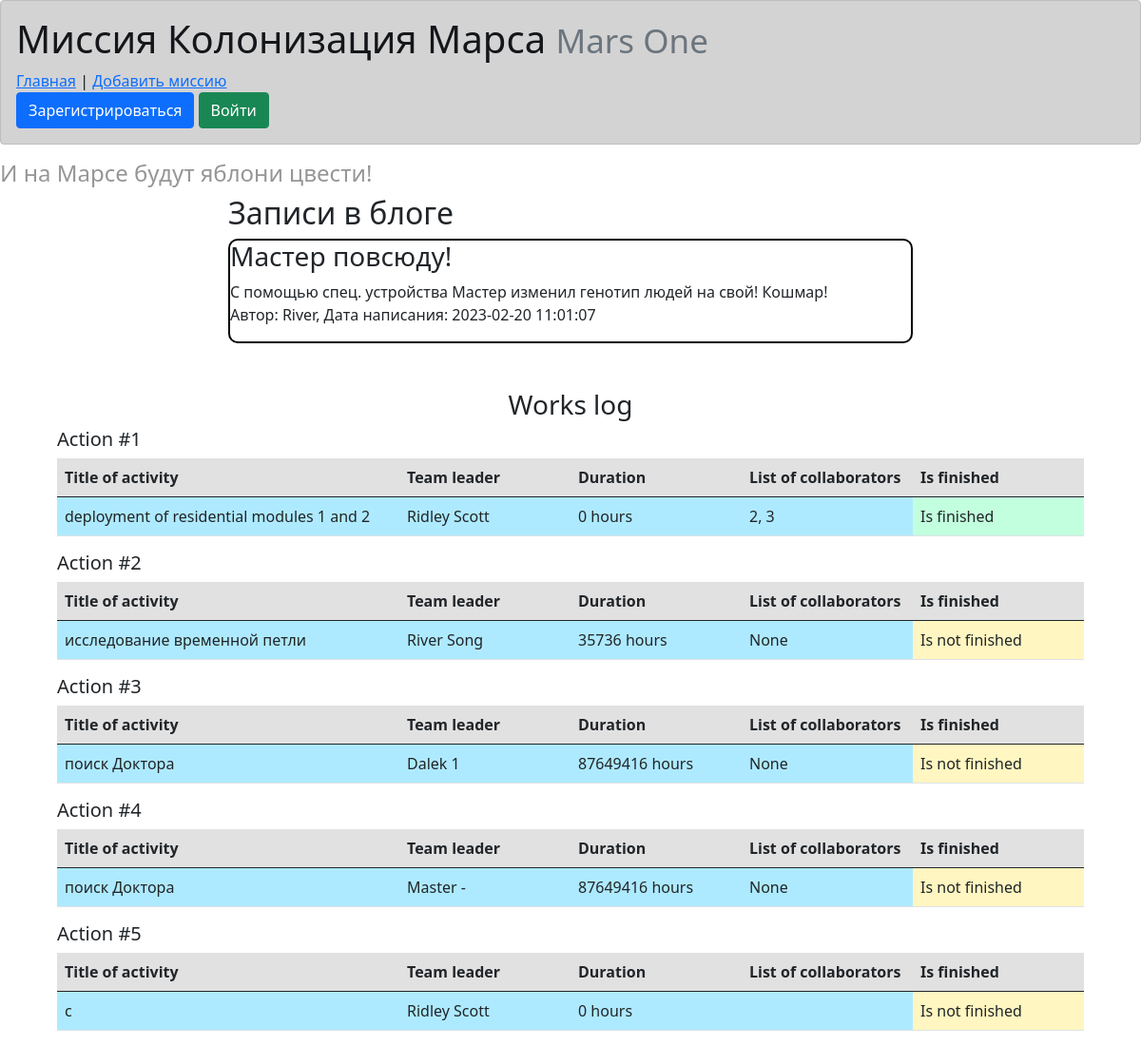
The page /index on the database as committed earlier.
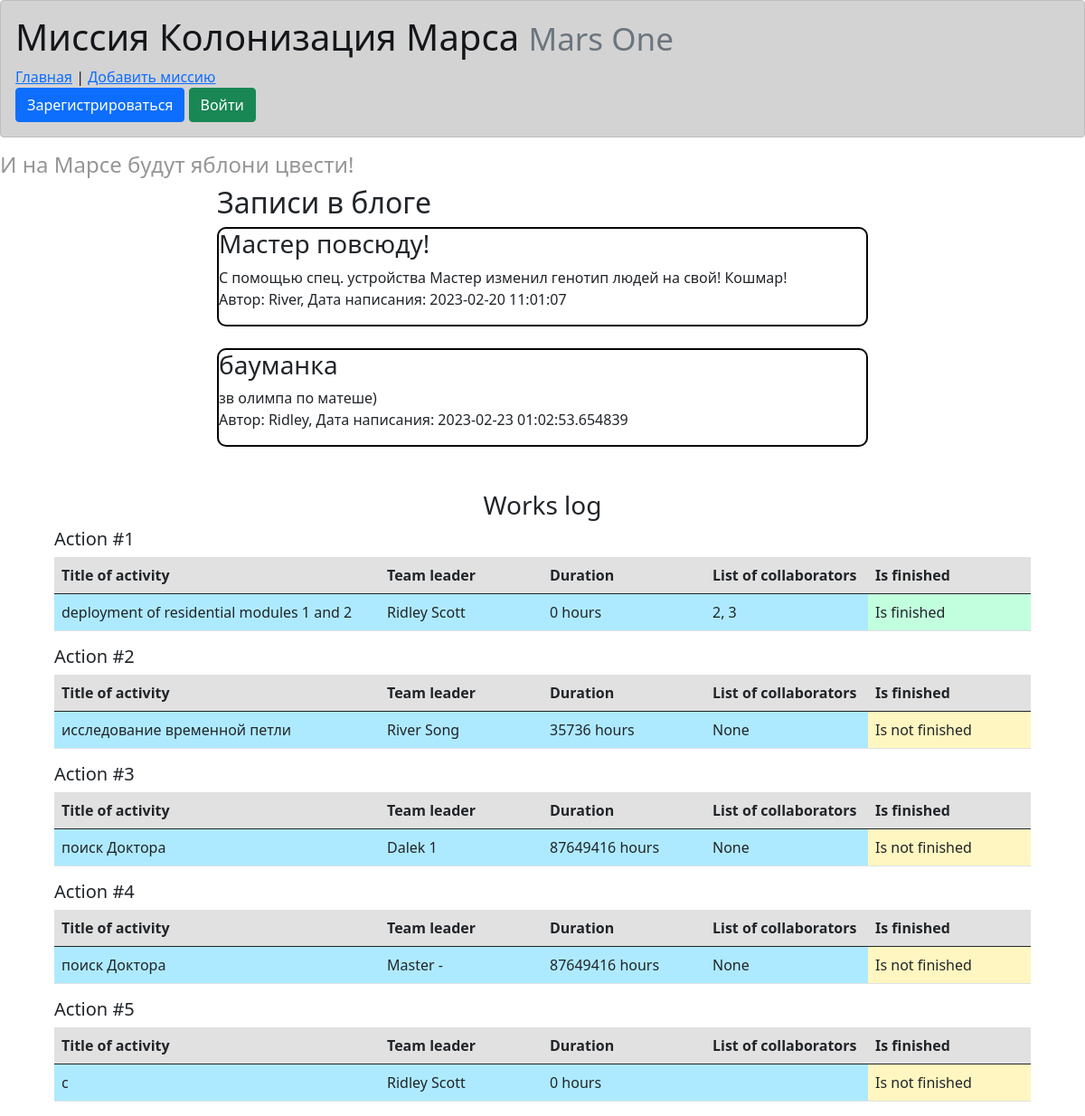
The same page on the database as committed later.
### data/news.py (models this page shows)
class News(SqlAlchemyBase):
    __tablename__ = 'news'
    id = sqlalchemy.Column(sqlalchemy.Integer,
                           primary_key=True, autoincrement=True)
    title = sqlalchemy.Column(sqlalchemy.String, nullable=True)
    content = sqlalchemy.Column(sqlalchemy.String, nullable=True)
    created_date = sqlalchemy.Column(sqlalchemy.DateTime,
                                     default=datetime.datetime.now)
    is_private = sqlalchemy.Column(sqlalchemy.Boolean, default=True)
    user_id = sqlalchemy.Column(sqlalchemy.Integer,
                                sqlalchemy.ForeignKey("users.id"))
    user = orm.relationship('User')
    categories = orm.relationship("Category",
                                  secondary="association",
                                  backref="news")

### data/users.py (models this page shows, shortened)
class User(SqlAlchemyBase, UserMixin):
    __tablename__ = 'users'
    id = sqlalchemy.Column(sqlalchemy.Integer, primary_key=True, autoincrement=True)
    surname = sqlalchemy.Column(sqlalchemy.String, nullable=True)
    name = sqlalchemy.Column(sqlalchemy.String, nullable=True)
    age = sqlalchemy.Column(sqlalchemy.Integer, nullable=True)
    position = sqlalchemy.Column(sqlalchemy.String, nullable=True)
    speciality = sqlalchemy.Column(sqlalchemy.String, nullable=True)
    address = sqlalchemy.Column(sqlalchemy.String, nullable=True)
    email = sqlalchemy.Column(sqlalchemy.String, nullable=False, unique=True, index=True)
    hashed_password = sqlalchemy.Column(sqlalchemy.String, nullable=True)
    modified_date = sqlalchemy.Column(sqlalchemy.DateTime, default=datetime.datetime.now)

### data/jobs.py (models this page shows, shortened)
class Jobs(SqlAlchemyBase):
    __tablename__ = 'jobs'
    id = sqlalchemy.Column(sqlalchemy.Integer, primary_key=True, autoincrement=True)
    team_leader = sqlalchemy.Column(sqlalchemy.Integer, sqlalchemy.ForeignKey('users.id'),
                                    nullable=True)
    job = sqlalchemy.Column(sqlalchemy.String, nullable=True)
    work_size = sqlalchemy.Column(sqlalchemy.Integer, nullable=True)
    collaborators = sqlalchemy.Column(sqlalchemy.String, nullable=True)
    start_date = sqlalchemy.Column(sqlalchemy.DateTime, default=datetime.datetime.now)
    end_date = sqlalchemy.Column(sqlalchemy.DateTime, default=datetime.datetime.now)
    is_finished = sqlalchemy.Column(sqlalchemy.Boolean, default=True)
    user = orm.relationship("User")

### main.py (the view)
@app.route('/')
@app.route('/index')
def base():
    db_sess = db_session.create_session()
    if current_user.is_authenticated:
        news = db_sess.query(News).filter(
            (News.user == current_user) | (News.is_private != True))
    else:
        news = db_sess.query(News).filter(News.is_private != True)
    res = db_sess.query(Jobs).all()
    data = []
    for job in res:
        title = job.job
        time = f'{round((job.end_date - job.start_date).total_seconds() / 3600)} hours'
        team_leader = job.user.name + ' ' + job.user.surname
        collab = job.collaborators
        f = job.is_finished
        data.append([title, team_leader, time, collab, f])
    return render_template('common.html', news=news, jobs=data)

### data/db_session.py (called while the page is built)
def create_session() -> Session:
    global __factory
    return __factory()

### templates/common.html (shortened to what this page needs)
{% extends "base.html" %}
{% block content %}
<h2>Записи в блоге</h2>
<div id="news">
    {% for new in news %}
        <div class="post">
            <h3 class="news_title">{{ new.title }}</h3>{% if new.is_private %}&emsp;<p class="private_flag">Видите только вы</p>{% endif %}
            <p>{{ new.content }}<br/>
            Автор: {{ new.user.name }}, Дата написания: {{ new.created_date }}</p>
        </div>
    <br/>
    {% endfor %}
</div>
<br/>
<h3>Works log</h3>
<div id="work_logs">
{% for job in jobs %}
{% set clr = "#c2ffde" if job[4] else "#fff6c1" %}
<h5>Action #{{ loop.index }}</h5>
<table class="table">
  <thead class="thead-light">
    <tr class="d-flex" style="background-color: #e1e1e1">
      <th scope="col" class="col-4">Title of activity</th>
      <th scope="col" class="col-2">Team leader</th>
      <th scope="col" class="col-2">Duration</th>
      <th scope="col" class="col-2">List of collaborators</th>
      <th scope="col" class="col-2">Is finished</th>
    </tr>
  </thead>
  <tbody>
    <tr class="d-flex" style="background-color: #aeeaff">
      <td class="col-4">{{ job[0] }}</td>
      <td class="col-2">{{ job[1] }}</td>
      <td class="col-2">{{ job[2] }}</td>
      <td class="col-2">{{ job[3] }}</td>
      <td class="col-2" style="background-color: {{ clr }}">{{ "Is finished" if job[4] else "Is not finished" }}</td>
    </tr>
  </tbody>
</table>
{% endfor %}
</div>
{% endblock %}

### templates/base.html (shortened to what this page needs)
<!DOCTYPE html>
<html lang="en">
<head>
    <link rel="stylesheet" href="/static/css/style.css"/>
    <link rel="stylesheet"
          href="https://cdn.jsdelivr.net/npm/bootstrap@5.0.0-beta1/dist/css/bootstrap.min.css"
>
</head>
<body>
<nav>
<div class="alert alert-dark" role="alert">
    <h1>Миссия Колонизация Марса
        <small class="text-muted">Mars One</small>
    </h1>
<a href="/">Главная</a> | <a href="/addjob">Добавить миссию</a><br/>
<a>
{% if current_user.is_authenticated %}
    <a class="navbar-brand" href="/logout">{{ current_user.name }}</a>
{% else %}
    <a>
        <a class="btn btn-primary " href="/register">Зарегистрироваться</a>
        <a class="btn btn-success" href="/login">Войти</a>
    </a>
{% endif %}
</a>
</div>
</nav>
<h4>И на Марсе будут яблони цвести!</h4>
{% block content %}{% endblock %}
</body>
</html>

### static/css/style.css (style rules this page uses)
h4 { color: rgb(150, 150, 150); }
h2 { margin-left: 20%; }
.news_title { display:inline-block; }
h3 { display: table; margin: 0 auto; }
h5 { margin-left: 5%; }
table { margin: 0 auto; vertical-align: middle; max-width: 90%; }
a { color: #4a0000; }
#news { max-width: 60%; margin-left: 20%; margin-right: 20%; }
.post { border: 2px solid black; border-radius: 10px; }

Rows that differ between the two databases and show on the page:
added News: title "бауманка", content "зв олимпа по матеше)", user.name "Ridley", created_date "2023-02-23 01:02:53.654839"
